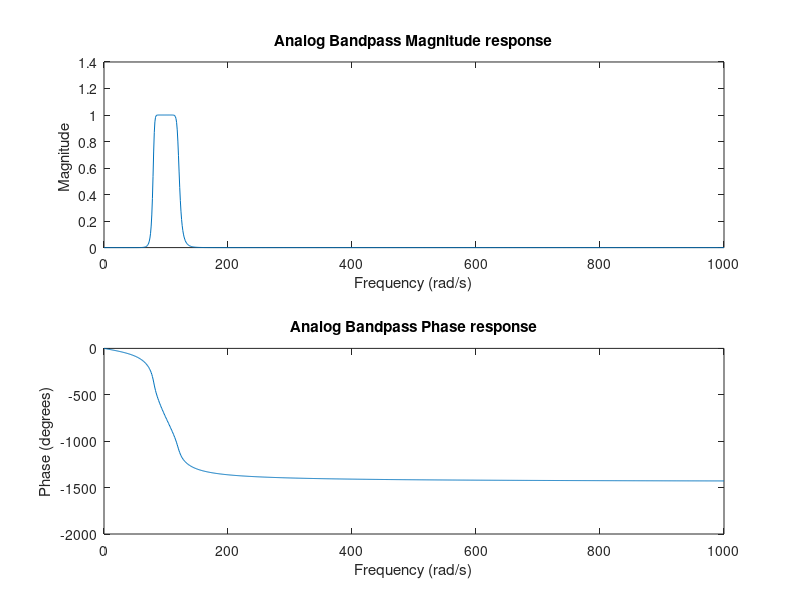

Write MATLAB code to recreate this figure.
clc; clear all; close all;

[b,a] = butter(8,[80 120],'bandpass','s');   % analog Butterworth band-pass filter

w = linspace(0,1000,1000).';   % column vector frequency range (rad/s)
h = freqs(b,a,w);              % frequency response

figure;
subplot(2,1,1);
plot(w,abs(h));      % magnitude 
xlabel('Frequency (rad/s)');
ylabel('Magnitude ');
title('Analog Bandpass Magnitude response');

subplot(2,1,2);
plot(w,unwrap(angle(h))*180/pi);  % phase in degrees
xlabel('Frequency (rad/s)');
ylabel('Phase (degrees)');
title('Analog Bandpass Phase response');
